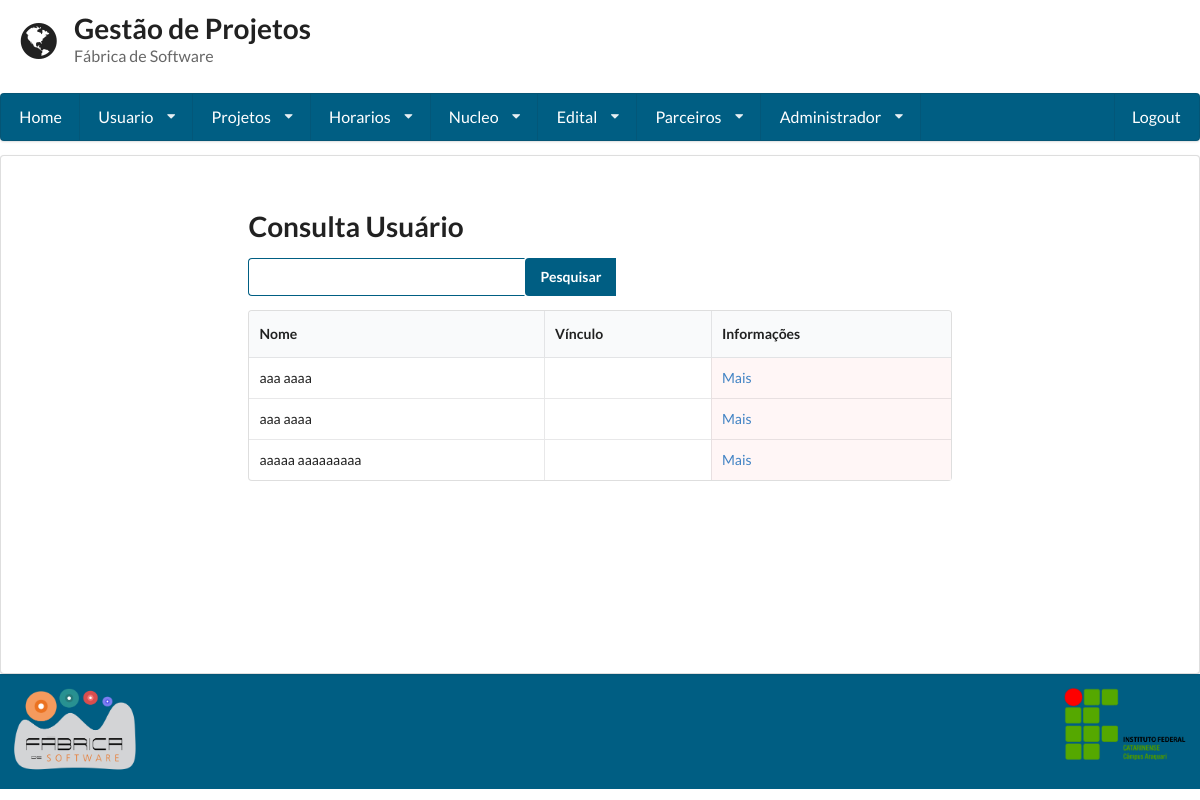
The page /consulta_usuario/ (signed in) on the database as committed earlier.
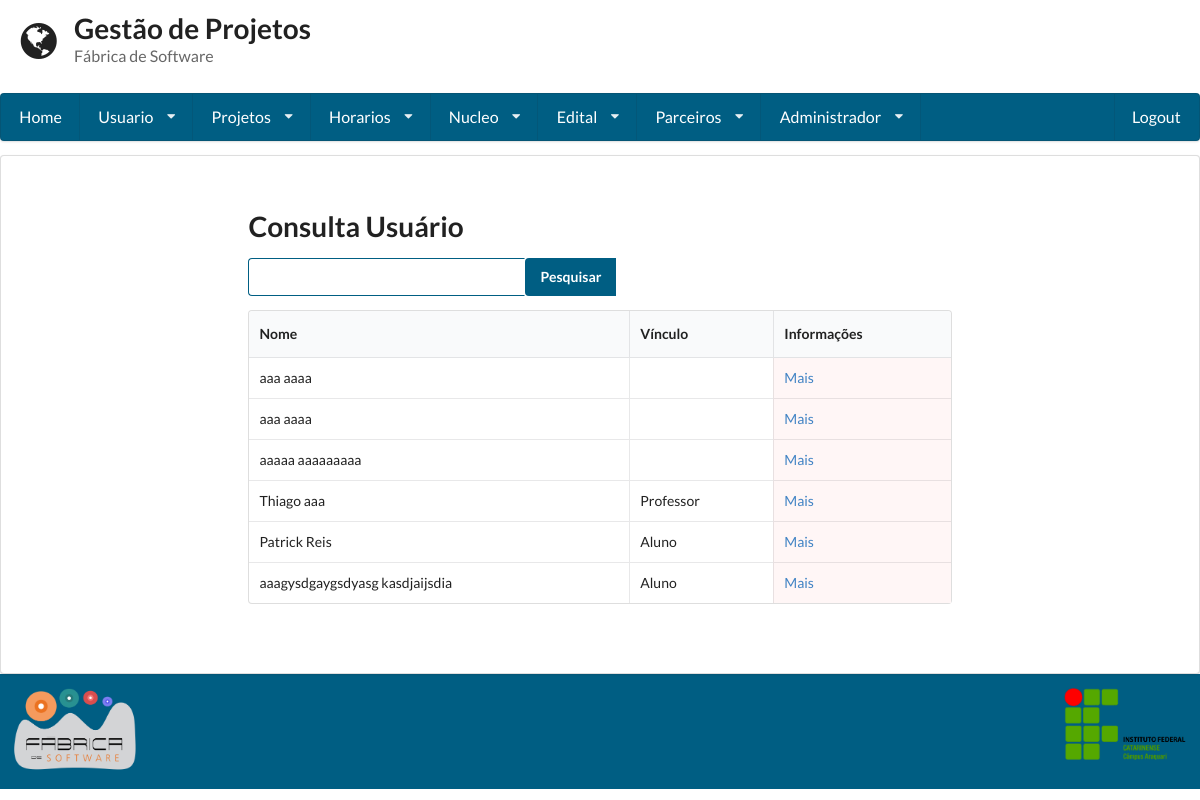
The same page on the database as committed later.
### gestaoapp/models/usuario.py (models this page shows, shortened)
class Usuario(User):
	PERIODO_CHOICES = (
		('primeiro', '1° Semestre'),
		('segundo', '2° Semestre'),
		('terceiro', '3° Semestre'),
		('quarto', '4° Semestre'),
		('quinto', '5° Semestre'),
		('sexto', '6° Semestre'),
		('setimo', '7° Semestre'),
		('oitavo', '8° Semestre'),
		('nono', '9° Semestre'),
		('decimo', '10° Semestre'),
	)
	VINCULO_CHOICES = (
		('Aluno', 'Aluno'),
		('Professor', 'Professor'),
	)
	periodo = models.CharField(
		max_length=255,null=True, blank=True,
		choices=PERIODO_CHOICES
	)
	vinculo_institucional = models.CharField(
		max_length=255,null=True, blank=True,
		choices=VINCULO_CHOICES)
	email_opcional = models.EmailField(max_length=254, null=True, blank=True)
	matricula = models.CharField(max_length=255, unique = True)
	foto = models.ImageField('Imagem', upload_to='static/imagens/')
	carga_horaria = models.IntegerField(validators=[MaxValueValidator(100),MinValueValidator(1)])
	telefone1 = models.CharField(max_length=11)
	telefone2 = models.CharField(max_length=11, blank=True, null=True)
	curso = models.ForeignKey(Curso, null=True, blank=True)
	dia = models.ManyToManyField(Horario, blank=True)
	verificacao=models.CharField(max_length=255,null=True, blank=True, unique = True)
	lattes = models.URLField(null=True, blank=True)
	desc = models.TextField()

### gestaoapp/views/usuario.py (the view, shortened to what this page needs)
# urls.py: url(r'^consulta_usuario/', ConsultaUsuario.as_view()),
class ConsultaUsuario(LoginRequiredMixin, View):
	template = 'usuario/consulta.html'
	def get(self, request):
		form = Busca()
		usuario = Usuario.objects.all()
		return render(request, self.template, {'usuarios': usuario ,"form": form})

### gestaoapp/forms/busca.py
class Busca(forms.Form):
	nome = forms.CharField(label='Buscar', widget=forms.TextInput)

### gestaoapp/templates/usuario/consulta.html (shortened to what this page needs)
{% extends 'base.html'%}
{% block conteudo%}
<form method='POST' action='/consulta_usuario/' class="ui form">
 	<h1 class=" ui header">Consulta Usuário</h1>
 	<div class="ui action input">
  		{{form.nome}}
	    	<input type="submit" value="Pesquisar" class='icon search'>
	</div>
</form>
<table class="ui celled table">
	<thead>
		<tr>
			<th>Nome</th>
			<th>Vínculo</th>
			<th>Informações</th>
		</tr>
	</thead>
	<tbody>
	{% for usuario in usuarios %}
		<tr>
			<td>{{ usuario.first_name }} {{ usuario.last_name }}</td>
			<td>{{ usuario.vinculo_institucional }}</td>
			<td class="negative"><a href="../visualizar_usuario/{{usuario.id}}">Mais</a></td>
		</tr>
	{% endfor %}
	</tbody>
</table>
{%endblock%}

Rows that differ between the two databases and show on the page:
added Usuario: first_name "Thiago", last_name "aaa", vinculo_institucional "Professor"
added Usuario: first_name "Patrick", last_name "Reis", vinculo_institucional "Aluno"
added Usuario: first_name "aaagysdgaygsdyasg", last_name "kasdjaijsdia", vinculo_institucional "Aluno"
